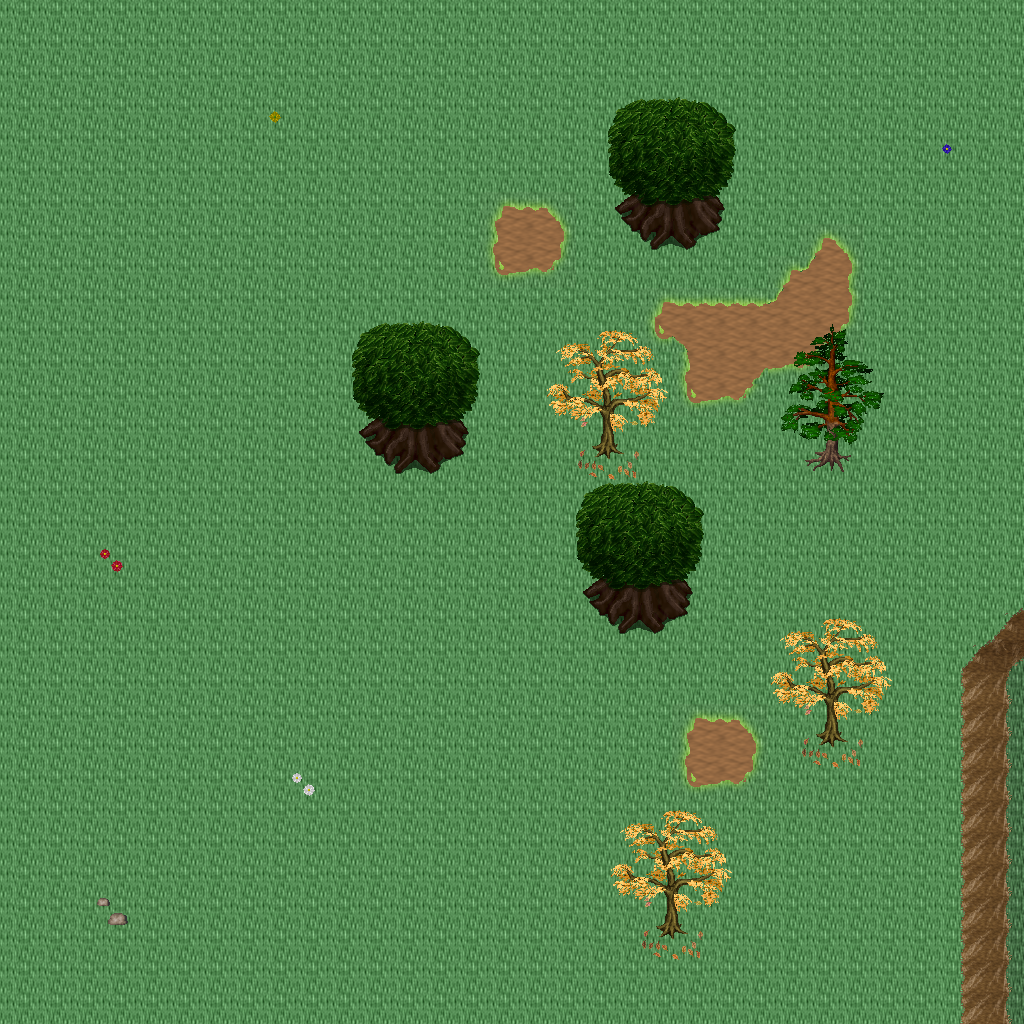

Tiled map render using the project's own tile images. Description and the map definition, with tile-layer contents summarised, below:
An orthogonal 32x32 tile map with 32x32 px tiles, 5 tile layers (Ground, Objects, Objects2, Above, ...), 1 hidden layer not drawn, 25 tilesets.

<map version="1.10" tiledversion="1.11.0" orientation="orthogonal" renderorder="right-down" width="32" height="32" tilewidth="32" tileheight="32" infinite="0" nextlayerid="11" nextobjectid="1">
 <tileset firstgid="1" name="logic_collision" tilewidth="32" tileheight="32" tilecount="1" columns="1">
  <image source="../drawable/logic_collision.png" width="32" height="32" />
 </tileset>
 <tileset firstgid="2" name="ground_ridge_earth_pale" tilewidth="32" tileheight="32" tilecount="96" columns="12">
  <image source="../drawable/ground_ridge_earth_pale.png" width="384" height="256" />
 </tileset>
 <tileset firstgid="98" name="ground_ridge_earth_dark" tilewidth="32" tileheight="32" tilecount="96" columns="12">
  <image source="../drawable/ground_ridge_earth_dark.png" width="384" height="256" />
 </tileset>
 <tileset firstgid="194" name="ground_ground" tilewidth="32" tileheight="32" tilecount="33" columns="3">
  <image source="../drawable/ground_ground.png" width="96" height="352" />
 </tileset>
 <tileset firstgid="227" name="plant_stump_small_stump" tilewidth="32" tileheight="32" tilecount="4" columns="2">
  <image source="../drawable/plant_stump_small_stump.png" width="64" height="64" />
 </tileset>
 <tileset firstgid="231" name="plant_tree_fall_trees" tilewidth="32" tileheight="32" tilecount="40" columns="8">
  <image source="../drawable/plant_tree_fall_trees.png" width="256" height="160" />
 </tileset>
 <tileset firstgid="271" name="plant_tree_pine_tree" tilewidth="32" tileheight="32" tilecount="20" columns="4">
  <image source="../drawable/plant_tree_pine_tree.png" width="128" height="160" />
 </tileset>
 <tileset firstgid="291" name="plant_tree_tree_darkgreen" tilewidth="32" tileheight="32" tilecount="88" columns="8">
  <image source="../drawable/plant_tree_tree_darkgreen.png" width="256" height="352" />
 </tileset>
 <tileset firstgid="379" name="plant_leaves" tilewidth="32" tileheight="32" tilecount="8" columns="4">
  <image source="../drawable/plant_leaves.png" width="128" height="64" />
 </tileset>
 <tileset firstgid="387" name="plant_flower_daisy_blue" tilewidth="32" tileheight="32" tilecount="8" columns="2">
  <image source="../drawable/plant_flower_daisy_blue.png" width="64" height="128" />
 </tileset>
 <tileset firstgid="395" name="plant_flower_daisy_red" tilewidth="32" tileheight="32" tilecount="8" columns="2">
  <image source="../drawable/plant_flower_daisy_red.png" width="64" height="128" />
 </tileset>
 <tileset firstgid="403" name="plant_flower_daisy_white" tilewidth="32" tileheight="32" tilecount="8" columns="2">
  <image source="../drawable/plant_flower_daisy_white.png" width="64" height="128" />
 </tileset>
 <tileset firstgid="411" name="plant_flower_daisy_yellow" tilewidth="32" tileheight="32" tilecount="8" columns="2">
  <image source="../drawable/plant_flower_daisy_yellow.png" width="64" height="128" />
 </tileset>
 <tileset firstgid="419" name="ground_grass_corners" tilewidth="32" tileheight="32" tilecount="24" columns="6">
  <image source="../drawable/ground_grass_corners.png" width="192" height="128" />
 </tileset>
 <tileset firstgid="443" name="ground_grass_edges" tilewidth="32" tileheight="32" tilecount="36" columns="12">
  <image source="../drawable/ground_grass_edges.png" width="384" height="96" />
 </tileset>
 <tileset firstgid="479" name="ground_rock_pebbles" tilewidth="32" tileheight="32" tilecount="3" columns="1">
  <image source="../drawable/ground_rock_pebbles.png" width="32" height="96" />
 </tileset>
 <tileset firstgid="482" name="logic_portal" tilewidth="32" tileheight="32" tilecount="24" columns="8">
  <image source="../drawable/logic_portal.png" width="256" height="96" />
 </tileset>
 <tileset firstgid="506" name="logic_creature_ent" tilewidth="32" tileheight="32" tilecount="4" columns="4">
  <image source="../drawable/logic_creature_ent.png" width="128" height="32" />
 </tileset>
 <tileset firstgid="510" name="logic_creature_animal" tilewidth="32" tileheight="32" tilecount="32" columns="8">
  <image source="../drawable/logic_creature_animal.png" width="256" height="128" />
 </tileset>
 <tileset firstgid="542" name="logic_creature_human_evil" tilewidth="32" tileheight="32" tilecount="16" columns="8">
  <image source="../drawable/logic_creature_human_evil.png" width="256" height="64" />
 </tileset>
 <tileset firstgid="558" name="terrain_grassland" tilewidth="32" tileheight="32" tilecount="88" columns="8">
  <image source="../drawable/terrain_grassland.png" width="256" height="352" />
 </tileset>
 <tileset firstgid="646" name="terrain_cave_opening" tilewidth="32" tileheight="32" tilecount="12" columns="3">
  <image source="../drawable/terrain_cave_opening.png" width="96" height="128" />
 </tileset>
 <tileset firstgid="658" name="ground_ladder_vertical_dark" tilewidth="32" tileheight="32" tilecount="3" columns="3">
  <image source="../drawable/ground_ladder_vertical_dark.png" width="96" height="32" />
 </tileset>
 <tileset firstgid="661" name="plant_flower_flowers_mixed" tilewidth="32" tileheight="32" tilecount="16" columns="4">
  <image source="../drawable/plant_flower_flowers_mixed.png" width="128" height="128" />
 </tileset>
 <tileset firstgid="677" name="logic_creature_reptile" tilewidth="32" tileheight="32" tilecount="7" columns="7">
  <image source="../drawable/logic_creature_reptile.png" width="224" height="32" />
 </tileset>
 <layer id="1" name="Ground" width="32" height="32">
  <data>[1024 cells, 1024 non-empty, 3 distinct tile ids]</data>
 </layer>
 <layer id="2" name="Objects" width="32" height="32">
  <data>[1024 cells, 101 non-empty, 32 distinct tile ids]</data>
 </layer>
 <layer id="3" name="Objects2" width="32" height="32">
  <data>[1024 cells, 13 non-empty, 5 distinct tile ids]</data>
 </layer>
 <layer id="4" name="Above" width="32" height="32">
  <data>[1024 cells, 100 non-empty, 44 distinct tile ids]</data>
 </layer>
 <layer id="5" name="Above2" width="32" height="32">
  <data>[1024 cells, 0 non-empty, 0 distinct tile ids]</data>
 </layer>
 <layer id="6" name="Walkable" width="32" height="32" visible="0">
  <data>[1024 cells, 49 non-empty, 1 distinct tile ids]</data>
 </layer>
 <objectgroup id="7" name="Mapevents" />
 <objectgroup id="8" name="Spawn" />
 <objectgroup id="9" name="Keys" />
 <objectgroup id="10" name="Replace" />
</map>
